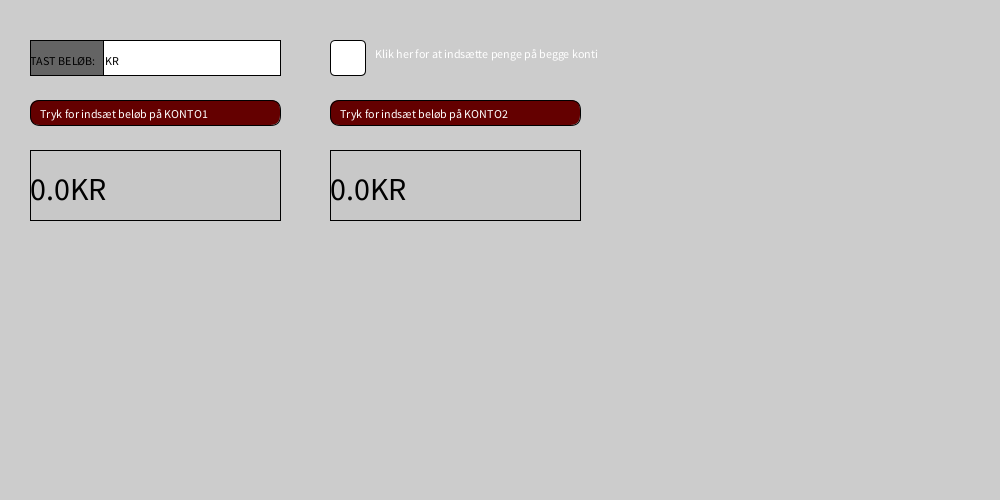
Frame 1 (no input)
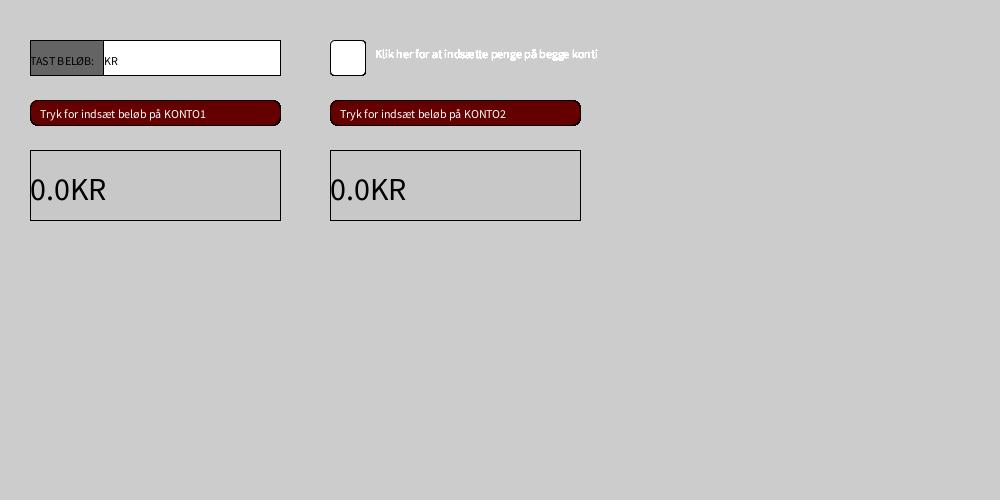
Frame 60 (the mouse pressed at the canvas centre just before this capture)
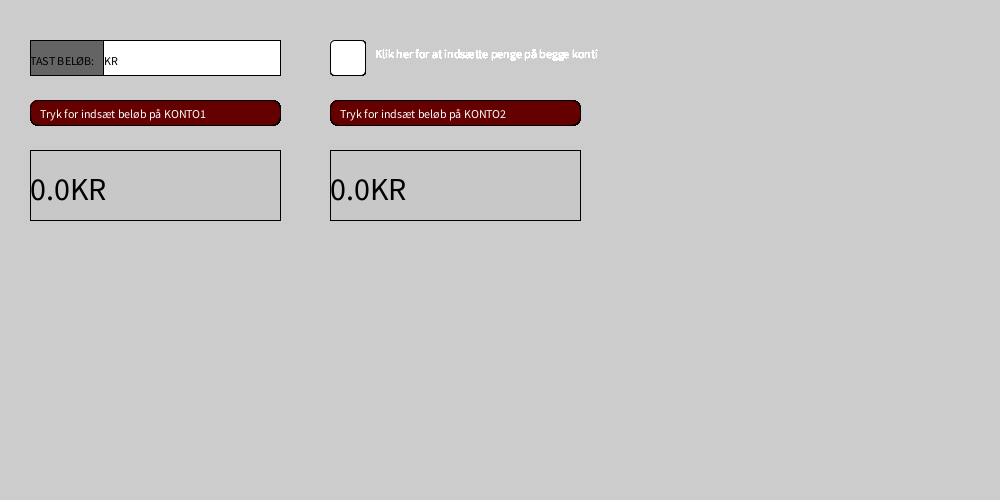
Frame 120 (the mouse held since frame 60 and released just before this capture)

The Processing sketch that drew these frames (run headless with seeded random() and noise(); from frame 60 on, the mouse is pressed at the canvas centre):

// Processing sketch: BankProgram
// ── BankProgram.pde
//Opgave 1. Skriv kommentarer i programmet, der forklarer hvad programmet gør!
//Opgave 2. Giv knappen og tekstfeltet et "bedre" visuelt udtryk
//Opgave 3. Lav kontoen om til et objekt
//Opgave 4. Opret flere konto-objekter
//Opgave 5. Opret flere knap-objekter
//Opgave 6. Forbind knapperne med hver konto , så du kan indsætte på de forskellige konti
//Udfordring 6. Prøv at udtænk en måde at visualisere konto bevægelser
//Udfordring 7. Prøv at udtænke en måde at give din konto en rente
ArrayList <Komponent> liste = new ArrayList <Komponent>();

Knap       kontoknap1 = new Knap(30, 100);
Knap       kontoknap2 = new Knap(330, 100);

TekstFelt  tekstFelt = new TekstFelt(30, 40);

KontoFelt  kontoFelt1     = new KontoFelt(30, 150);
KontoFelt  kontoFelt2     = new KontoFelt(330, 150);

Checkbox box=new Checkbox(330, 40, 255);

Komponent komponent=new Komponent();


void setup() {
  size(1000, 500);
  frameRate(60);
  kontoknap1.tekst = "Tryk for indsæt beløb på KONTO1";
  kontoknap2.tekst = "Tryk for indsæt beløb på KONTO2";
  //tilføjelser til arraylist
  liste.add(kontoknap1);
  liste.add(kontoknap2);
  liste.add(tekstFelt);
  liste.add(kontoFelt1);
  liste.add(kontoFelt2);
  liste.add(box);
}

void draw() {
  clear();
  for (Komponent k : liste) {
    k.tegn();
  }
  if (box.erKlikket() && komponent.enter()) {
    kontoFelt1.formue = kontoFelt1.formue + tekstFelt.hentBelob();
    kontoFelt2.formue = kontoFelt2.formue + tekstFelt.hentBelob();
    tekstFelt.ryd();
  } else if (kontoknap1.erKlikket()&& komponent.enter()) {
    kontoFelt1.formue = kontoFelt1.formue + tekstFelt.hentBelob();
    tekstFelt.ryd();
  } else if (kontoknap2.erKlikket() && komponent.enter()) {
    kontoFelt2.formue = kontoFelt2.formue + tekstFelt.hentBelob();
    tekstFelt.ryd();
  }
}

void mousePressed() {
  for (Komponent k : liste) {
    k.registrerKlik();
  }
}

void keyPressed() {
  tekstFelt.tilfojTegn();
  if (key==ENTER) {
    komponent.enterKlikket=true;
  } else {
    komponent.enterKlikket=false;
  }
}

// ── Checkbox.pde
class Checkbox extends Komponent {

  float x;
  float y;
  float b=35;
  float h=35;
  float f=255;
  Checkbox(float x, float y, float f) {
    this.x=x;
    this.y=y;
  }
  @Override
    void tegn() {
    fill(f);
    rect(x, y, b, h, 5);
    fill(255);
    text("Klik her for at indsætte penge på begge konti", x+b+10, y+h/2);
  }
  void registrerKlik() {
    if (!klikket && mousePressed && mouseX < x +b && mouseX > x && mouseY > y && mouseY < y + h) {
      klikket = true;
      f=150;
    } else if (klikket && mousePressed && mouseX < x +b && mouseX > x && mouseY > y && mouseY < y + h) {
      klikket = false;
      f=255;
    }
  }
  boolean erKlikket() {
    return klikket;
  }
}

// ── Komponent.pde
class Komponent {
  boolean klikket;
  boolean enterKlikket;

  void tegn() {
  }

  void registrerKlik() {
  }

  boolean erKlikket() {
    return klikket;
  }
  boolean enter(){
  return enterKlikket;
  }
}

// ── knap.pde
class Knap extends Komponent {

  String tekst;

  float x = 10, y  = 5;
  float h = 25, b = 250;
  boolean klikket;


  Knap(float x, float y) {
    this.x = x;
    this.y = y;
  }
  @Override

    void tegn() {
    fill(100, 0, 0);
    if (klikket) {
      fill(100, 100, 0);
    }
    rect(x, y, b, h, 10);
    fill(255);
    text(tekst, x+10, y+18);
  }

  void registrerKlik() {
    if(!klikket && mousePressed && mouseX < x +b && mouseX > x && mouseY > y && mouseY < y + h) {
      klikket = true;
    } else if (klikket && mousePressed && mouseX < x +b && mouseX > x && mouseY > y && mouseY < y + h) {
      klikket = false;
    }
  }

  boolean erKlikket() {
    return klikket;
  }
}

// ── konto.pde
class Konto extends Komponent{
  float konto = 0;//der laves en float konto1 med værdien 0
  String kontoNavn="";
  float posX=10;

  Konto(String kontoNavn) {
    this.kontoNavn=kontoNavn;

  }
  
  //funktionen udskrivKonto laves
  void udskrivKonto() {
    fill(255);//fill er hvid
    textSize(32);//tekststørrelsen er 32
    text(kontoNavn, 10, 150);//der laves noget tekst med stringen Konto1 i de koordinater der står
    text(konto, 200, 200);//Der laves tekst med værdien af konto1
    textSize(12);//tekstørrelsen sættes til 12
  }
}

// ── kontofelt.pde
class KontoFelt extends Komponent{

  float formue = 0;

  float x=200, y=150;

  KontoFelt(float x, float y){
    this.x = x;
    this.y = y;
  }
@Override
  void tegn() {
    fill(200);
    rect(x,y,250,70);
    fill(0);

    textSize(32);
    text(formue + "KR", x, y + 50);
    textSize(12);
  }
}

// ── tekstfelt.pde
class TekstFelt extends Komponent {

  boolean iFokus  = false;

  StringBuffer input = new StringBuffer();
  float x, y;
  float bredde = 245, hojde = 35;

  TekstFelt(float x, float y) {
    this.x = x;
    this.y = y;
  }
  @Override
    void tegn() {
    rect(x+5, y, bredde, hojde);

    fill(0);
    if (frameCount%20<12 && iFokus)rect(x+75+ input.length()*8, y+3, 10, hojde -5);
    fill(100);
    rect(x, y, 73, hojde);
    fill(0);
    text("TAST BELØB: " +input.toString() + "   KR", x, y + 25);
  }

  void registrerKlik() {
    if (mousePressed && mouseX < x +bredde && mouseX > x && mouseY > y && mouseY < y + hojde) {
      iFokus = true;
    } else if (mousePressed && !(mouseX < x +bredde && mouseX > x && mouseY > y && mouseY < y + hojde)) {
      iFokus = false;
    }
  }

  void tilfojTegn() {
    if (key==BACKSPACE && input.length() > 0) {
      input.deleteCharAt(input.length()-1);
    } else if (iFokus) {
      input.append(key);
    }
  }

  void ryd() {
    input.delete(0, input.length());
  }

  float hentBelob() {
    float belob = 0;

    if (input.length() > 0) {

      try {
        belob =  Float.parseFloat(input.toString());
      }
      catch(Exception NumberFormatException) {
        println("Tallet indeholdte et bogstav, skriv beløbet igen");
      }
    }

    return belob;
  }
}
